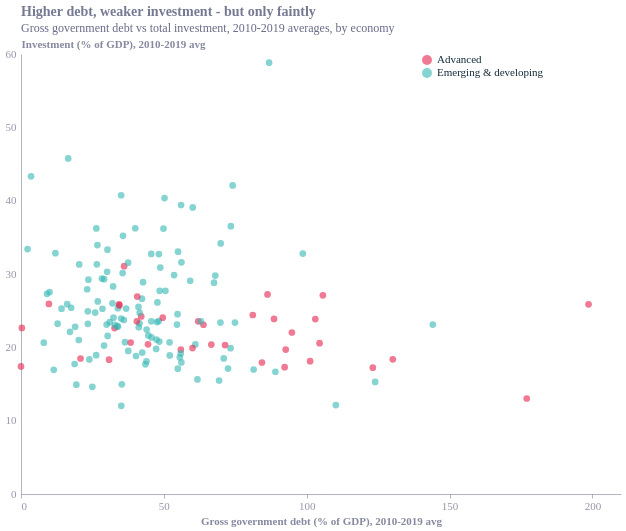

The notebook cell this image was saved under:
### Code cell
# ---- data (156 economies; debt = WEO gross debt %GDP, inv = World Bank gross capital formation %GDP; 2010-2019 avgs) ----
data = [
    ('Albania', 67.56, 28.81, 'Emerging & developing'),
    ('Algeria', 16.52, 45.76, 'Emerging & developing'),
    ('Angola', 50.56, 27.7, 'Emerging & developing'),
    ('Argentina', 54.87, 17.09, 'Emerging & developing'),
    ('Armenia', 48.19, 23.58, 'Emerging & developing'),
    ('Aruba', 69.8, 23.38, 'Emerging & developing'),
    ('Australia', 34.31, 25.85, 'Advanced'),
    ('Austria', 81.13, 24.41, 'Advanced'),
    ('Azerbaijan', 12.8, 23.22, 'Emerging & developing'),
    ('Bahrain', 59.22, 29.08, 'Emerging & developing'),
    ('Bangladesh', 29.09, 29.3, 'Emerging & developing'),
    ('Belarus', 45.58, 32.74, 'Emerging & developing'),
    ('Belgium', 103.01, 23.85, 'Advanced'),
    ('Belize', 69.33, 15.48, 'Emerging & developing'),
    ('Benin', 29.06, 20.24, 'Emerging & developing'),
    ('Bhutan', 86.83, 58.82, 'Emerging & developing'),
    ('Bolivia', 36.4, 20.7, 'Emerging & developing'),
    ('Bosnia and Herzegovina', 41.48, 23.28, 'Emerging & developing'),
    ('Botswana', 23.6, 29.22, 'Emerging & developing'),
    ('Brazil', 70.95, 18.49, 'Emerging & developing'),
    ('Brunei Darussalam', 2.3, 33.4, 'Emerging & developing'),
    ('Bulgaria', 20.22, 21.0, 'Emerging & developing'),
    ('Burkina Faso', 30.33, 21.55, 'Emerging & developing'),
    ('Cabo Verde', 98.63, 32.79, 'Emerging & developing'),
    ('Cambodia', 23.16, 27.92, 'Emerging & developing'),
    ('Cameroon', 26.31, 18.93, 'Emerging & developing'),
    ('Canada', 88.55, 23.88, 'Advanced'),
    ('Central African Republic', 42.43, 19.28, 'Emerging & developing'),
    ('Chad', 29.97, 23.11, 'Emerging & developing'),
    ('Chile', 17.57, 25.4, 'Emerging & developing'),
    ('Colombia', 43.97, 22.43, 'Emerging & developing'),
    ('Comoros', 19.38, 14.91, 'Emerging & developing'),
    ('Costa Rica', 40.26, 18.82, 'Emerging & developing'),
    ('Croatia', 73.35, 19.88, 'Emerging & developing'),
    ('Cyprus', 92.28, 17.3, 'Advanced'),
    ('Denmark', 44.46, 20.41, 'Advanced'),
    ('Djibouti', 35.29, 14.96, 'Emerging & developing'),
    ('Dominican Republic', 45.6, 23.54, 'Emerging & developing'),
    ('Ecuador', 33.94, 22.86, 'Emerging & developing'),
    ('Egypt', 81.42, 16.98, 'Emerging & developing'),
    ('El Salvador', 72.46, 17.1, 'Emerging & developing'),
    ('Equatorial Guinea', 23.39, 24.91, 'Emerging & developing'),
    ('Estonia', 9.76, 25.92, 'Advanced'),
    ('Eswatini', 18.77, 17.73, 'Emerging & developing'),
    ('Ethiopia', 48.26, 32.72, 'Emerging & developing'),
    ('Fiji', 47.42, 21.07, 'Emerging & developing'),
    ('Finland', 62.02, 23.55, 'Advanced'),
    ('France', 94.81, 22.02, 'Advanced'),
    ('Gabon', 42.35, 26.63, 'Emerging & developing'),
    ('Georgia', 33.9, 25.34, 'Emerging & developing'),
    ('Germany', 71.43, 20.31, 'Advanced'),
    ('Ghana', 48.43, 20.79, 'Emerging & developing'),
    ('Greece', 177.01, 13.02, 'Advanced'),
    ('Guatemala', 24.97, 14.62, 'Emerging & developing'),
    ('Guinea', 41.12, 25.51, 'Emerging & developing'),
    ('Guinea-Bissau', 55.58, 18.64, 'Emerging & developing'),
    ('Haiti', 23.92, 18.35, 'Emerging & developing'),
    ('Honduras', 35.07, 23.92, 'Emerging & developing'),
    ('Hong Kong SAR', 0.3, 22.64, 'Advanced'),
    ('Hungary', 74.89, 23.38, 'Emerging & developing'),
    ('Iceland', 101.19, 18.11, 'Advanced'),
    ('India', 69.89, 34.17, 'Emerging & developing'),
    ('Indonesia', 26.74, 33.94, 'Emerging & developing'),
    ('Iran', 26.36, 36.21, 'Emerging & developing'),
    ('Iraq', 43.92, 18.1, 'Emerging & developing'),
    ('Ireland', 86.28, 27.22, 'Advanced'),
    ('Israel', 63.86, 23.08, 'Advanced'),
    ('Italy', 130.13, 18.37, 'Advanced'),
    ('Japan', 198.64, 25.86, 'Advanced'),
    ('Kazakhstan', 16.18, 25.89, 'Emerging & developing'),
    ('Kenya', 45.67, 21.35, 'Emerging & developing'),
    ('Kiribati', 14.19, 25.27, 'Emerging & developing'),
    ('Korea, Republic of', 36.09, 31.06, 'Advanced'),
    ('Kosovo', 12.04, 32.84, 'Emerging & developing'),
    ('Kuwait', 7.98, 20.64, 'Emerging & developing'),
    ('Kyrgyz Republic', 54.96, 33.05, 'Emerging & developing'),
    ('Lao P.D.R.', 53.59, 29.86, 'Emerging & developing'),
    ('Latvia', 42.08, 24.21, 'Advanced'),
    ('Lebanon', 144.13, 23.11, 'Emerging & developing'),
    ('Lesotho', 42.72, 28.88, 'Emerging & developing'),
    ('Lithuania', 38.39, 20.65, 'Advanced'),
    ('Luxembourg', 20.84, 18.48, 'Advanced'),
    ('Macao SAR', 0.0, 17.39, 'Advanced'),
    ('Madagascar', 37.53, 19.51, 'Emerging & developing'),
    ('Malaysia', 54.79, 24.52, 'Emerging & developing'),
    ('Maldives', 60.11, 39.08, 'Emerging & developing'),
    ('Mali', 25.97, 24.74, 'Emerging & developing'),
    ('Malta', 55.94, 19.68, 'Advanced'),
    ('Marshall Islands', 32.0, 26.0, 'Emerging & developing'),
    ('Mauritania', 50.23, 40.35, 'Emerging & developing'),
    ('Mauritius', 61.02, 20.4, 'Emerging & developing'),
    ('Mexico', 47.6, 23.45, 'Emerging & developing'),
    ('Moldova', 32.37, 24.05, 'Emerging & developing'),
    ('Mongolia', 56.02, 39.41, 'Emerging & developing'),
    ('Montenegro', 62.96, 23.54, 'Emerging & developing'),
    ('Morocco', 56.15, 31.59, 'Emerging & developing'),
    ('Mozambique', 74.08, 42.08, 'Emerging & developing'),
    ('Namibia', 36.0, 23.73, 'Emerging & developing'),
    ('Nepal', 30.26, 33.31, 'Emerging & developing'),
    ('Netherlands', 60.02, 19.9, 'Advanced'),
    ('New Zealand', 32.74, 22.62, 'Advanced'),
    ('Nicaragua', 32.23, 28.31, 'Emerging & developing'),
    ('Niger', 26.56, 31.32, 'Emerging & developing'),
    ('North Macedonia', 35.56, 30.12, 'Emerging & developing'),
    ('Norway', 34.45, 25.71, 'Advanced'),
    ('Oman', 20.37, 31.31, 'Emerging & developing'),
    ('Pakistan', 61.76, 15.63, 'Emerging & developing'),
    ('Palau', 28.31, 29.38, 'Emerging & developing'),
    ('Panama', 35.06, 40.74, 'Emerging & developing'),
    ('Paraguay', 17.14, 22.12, 'Emerging & developing'),
    ('Peru', 23.39, 23.2, 'Emerging & developing'),
    ('Philippines', 41.22, 22.74, 'Emerging & developing'),
    ('Poland', 52.0, 20.69, 'Emerging & developing'),
    ('Portugal', 123.14, 17.23, 'Advanced'),
    ('Qatar', 39.99, 36.24, 'Emerging & developing'),
    ('Romania', 36.8, 25.28, 'Emerging & developing'),
    ('Rwanda', 33.68, 22.82, 'Emerging & developing'),
    ('Samoa', 48.75, 30.87, 'Emerging & developing'),
    ('San Marino', 30.82, 18.32, 'Advanced'),
    ('Saudi Arabia', 9.1, 27.29, 'Emerging & developing'),
    ('Senegal', 47.74, 26.12, 'Emerging & developing'),
    ('Serbia', 55.91, 19.17, 'Emerging & developing'),
    ('Seychelles', 68.0, 29.78, 'Emerging & developing'),
    ('Sierra Leone', 32.89, 23.05, 'Emerging & developing'),
    ('Singapore', 105.66, 27.09, 'Advanced'),
    ('Slovak Republic', 49.61, 24.04, 'Advanced'),
    ('Slovenia', 66.61, 20.38, 'Advanced'),
    ('Solomon Islands', 11.46, 16.94, 'Emerging & developing'),
    ('South Africa', 43.55, 17.69, 'Emerging & developing'),
    ('Spain', 92.66, 19.69, 'Advanced'),
    ('Sri Lanka', 73.45, 36.52, 'Emerging & developing'),
    ('Sudan', 123.95, 15.28, 'Emerging & developing'),
    ('Sweden', 40.55, 23.55, 'Advanced'),
    ('Switzerland', 40.68, 26.92, 'Advanced'),
    ('São Tomé and Príncipe', 89.04, 16.67, 'Emerging & developing'),
    ('Tajikistan', 37.5, 31.55, 'Emerging & developing'),
    ('Tanzania', 35.69, 35.21, 'Emerging & developing'),
    ('Thailand', 41.54, 24.7, 'Emerging & developing'),
    ('Timor-Leste', 3.51, 43.32, 'Emerging & developing'),
    ('Togo', 47.31, 19.78, 'Emerging & developing'),
    ('Tonga', 48.54, 27.7, 'Emerging & developing'),
    ('Trinidad and Tobago', 44.57, 21.62, 'Emerging & developing'),
    ('Tunisia', 54.6, 23.1, 'Emerging & developing'),
    ('Türkiye, Republic of', 30.15, 30.29, 'Emerging & developing'),
    ('Uganda', 26.87, 26.26, 'Emerging & developing'),
    ('Ukraine', 56.13, 17.94, 'Emerging & developing'),
    ('United Arab Emirates', 18.96, 22.79, 'Emerging & developing'),
    ('United Kingdom', 84.33, 17.93, 'Advanced'),
    ('United States', 104.5, 20.56, 'Advanced'),
    ('Uruguay', 52.06, 18.89, 'Emerging & developing'),
    ('Uzbekistan', 10.0, 27.54, 'Emerging & developing'),
    ('Vanuatu', 28.52, 25.26, 'Emerging & developing'),
    ('Venezuela', 110.2, 12.12, 'Emerging & developing'),
    ('West Bank and Gaza', 31.05, 23.43, 'Emerging & developing'),
    ('Zambia', 49.86, 36.2, 'Emerging & developing'),
    ('Zimbabwe', 35.11, 12.02, 'Emerging & developing'),
]
 
df = pd.DataFrame(data, columns=["country", "debt", "inv", "group"])
 
# ---- EO theme ----
styles = EcoStyles()
styles.register_and_enable_theme()          # match your usual call / theme name
 
points = (
    alt.Chart(df)
    .mark_point(filled=True, size=45, opacity=0.6)
    .encode(
        x=alt.X("debt:Q",
                title="Gross government debt (% of GDP), 2010-2019 avg",
                scale=alt.Scale(domain=[0, 210]),
                axis=alt.Axis(grid=False, tickCount=6)),
        y=alt.Y("inv:Q",
                title="Investment (% of GDP), 2010-2019 avg",
                scale=alt.Scale(domain=[0, 60]),
                axis=alt.Axis(grid=False, tickCount=6)),
        color=alt.Color("group:N",
                scale=alt.Scale(domain=["Advanced", "Emerging & developing"],
                                range=["#E6224B", "#36B7B4"]),
                legend=alt.Legend(orient="none", legendX=400, legendY=0,
                                  direction="vertical", title=None)),
        tooltip=[alt.Tooltip("country:N", title="Country"),
                 alt.Tooltip("debt:Q", title="Debt % GDP", format=".1f"),
                 alt.Tooltip("inv:Q", title="Investment % GDP", format=".1f")],
    )
)
 
chart = points.properties(
    width=600, height=440,
    title=alt.Title(
        "Higher debt, weaker investment - but only faintly",
        subtitle="Gross government debt vs total investment, 2010-2019 averages, by economy",
    ),
)
 
styles.save(chart, name="debt_investment_scatter",
            source="IMF World Economic Outlook; World Bank", svg=True)
chart

### Figure 1 — Vega-Lite specification as saved in the notebook (floating-point values rounded to 4 significant figures; data arrays with more than 128 entries replaced by an {"elided": "..."} marker saying what was removed)
{"config": {"font": "Circular Std", "text": {"color": "#676A86", "align": "left", "baseline": "middle", "dx": 7, "dy": 0, "fontSize": 11}, "view": {"stroke": null, "continuousWidth": 400, "continuousHeight": 300, "discreteWidth": 400, "discreteHeight": 300}, "range": {"category": ["#36B7B4", "#E6224B", "#F4C245", "#0063AF", "#00A767", "#179FDB", "#EB5C2E", "#5C267B", "#122B39"], "diverging": ["#E6224B", "#E54753", "#C9C9C9", "#179FDB", "#122B39"], "heatmap": ["#C9C9C9", "#179FDB", "#0063AF", "#122B39"], "ordinal": ["#00A767", "#36B7B4", "#179FDB", "#0063AF", "#243B5A"]}, "bar": {"color": "#179fdb"}, "line": {"color": "#e6224b"}, "rule": {"color": "#676A86"}, "area": {"opacity": 0.8}, "point": {"filled": true, "size": 80, "color": "#e6224b", "opacity": 0.95}, "geoshape": {"stroke": "white", "strokeWidth": 0.3}, "rect": {"fill": "#d6d4d4", "opacity": 0.3}, "axis": {"labelColor": "#676A86", "labelFontSize": 11, "labelFont": "Circular Std", "labelOpacity": 0.7, "tickColor": "#676A86", "tickOpacity": 0.5, "domainColor": "#676A86", "domainOpacity": 0.5, "gridColor": "#676A86", "gridDash": [2, 2], "gridOpacity": 0.5, "title": null, "titleColor": "#676A86", "titleOpacity": 0.8, "tickSize": 4}, "axisXDiscrete": {"grid": false, "labelAngle": 0, "tickCount": 10, "tickOpacity": 0.5, "title": null}, "axisYDiscrete": {"ticks": false, "labelPadding": 5}, "axisXTemporal": {"grid": false, "ticks": true}, "axisXQuantitative": {"grid": true}, "axisYQuantitative": {"gridColor": "#676A86", "gridDash": [1, 5], "gridOpacity": 0.5, "ticks": false, "labelPadding": 5, "tickCount": 8, "titleAngle": 0, "titleAlign": "left", "titleBaseline": "bottom", "titleX": 0, "titleY": -5}, "title": {"color": "#676A86E6", "subtitleColor": "#676A86", "font": "Circular Std", "subtitleFont": "Circular Std", "anchor": "start", "fontSize": 14, "subtitleFontSize": 12, "subtitlePadding": 4, "offset": 0, "frame": "group"}, "legend": {"titleColor": "#122b39", "title": null, "labelColor": "#122b39", "labelFontSize": 11}}, "data": {"name": "data-2edae1d4ecc3e9fb2a18a64124ddc002"}, "mark": {"type": "point", "filled": true, "opacity": 0.6, "size": 45}, "encoding": {"color": {"field": "group", "legend": {"direction": "vertical", "legendX": 400, "legendY": 0, "orient": "none", "title": null}, "scale": {"domain": ["Advanced", "Emerging & developing"], "range": ["#E6224B", "#36B7B4"]}, "type": "nominal"}, "tooltip": [{"field": "country", "title": "Country", "type": "nominal"}, {"field": "debt", "format": ".1f", "title": "Debt % GDP", "type": "quantitative"}, {"field": "inv", "format": ".1f", "title": "Investment % GDP", "type": "quantitative"}], "x": {"axis": {"grid": false, "tickCount": 6}, "field": "debt", "scale": {"domain": [0, 210]}, "title": "Gross government debt (% of GDP), 2010-2019 avg", "type": "quantitative"}, "y": {"axis": {"grid": false, "tickCount": 6}, "field": "inv", "scale": {"domain": [0, 60]}, "title": "Investment (% of GDP), 2010-2019 avg", "type": "quantitative"}}, "height": 440, "title": {"text": "Higher debt, weaker investment - but only faintly", "subtitle": "Gross government debt vs total investment, 2010-2019 averages, by economy"}, "width": 600, "$schema": "https://vega.github.io/schema/vega-lite/v6.4.1.json", "datasets": {"data-2edae1d4ecc3e9fb2a18a64124ddc002": {"elided": "156 records"}}}
